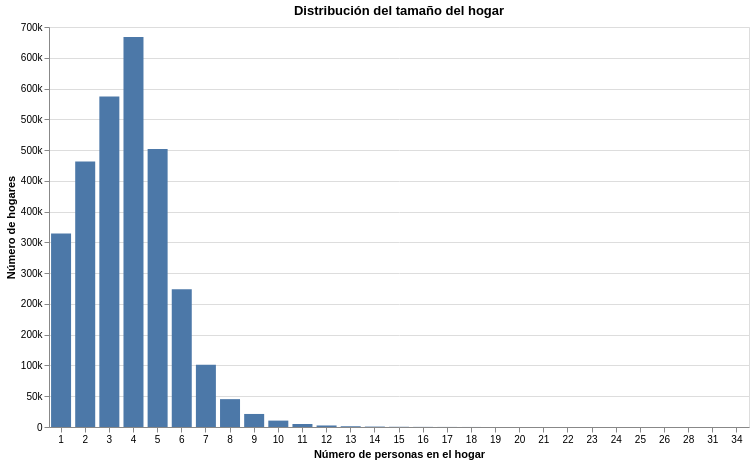

Here is the notebook cell this chart was saved with:
### Code cell
import altair as alt

chart = alt.Chart(resumen).mark_bar(
  size=20 # controla el grosor de las barras
).encode(
  x=alt.X(
    'numpersonas:O',
    title='Número de personas en el hogar',
    axis=alt.Axis(
      labelAngle=0, # etiquetas horizontales
    )
  ),
  y=alt.Y(
    'numhogares:Q',
    title='Número de hogares',
    axis=alt.Axis(format='.0s')
  ),
  tooltip=['numpersonas','numhogares']
).properties(
  title="Distribución del tamaño del hogar",
  width=700, # longitud eje horizontal 
  height=400
)

chart

### Figure 1 — Vega-Lite specification as saved in the notebook (floating-point values rounded to 4 significant figures)
{"config": {"view": {"continuousWidth": 300, "continuousHeight": 300}}, "data": {"name": "data-de3ffd6bb6b08d9d5ea6421dd73d9ada"}, "mark": {"type": "bar", "size": 20}, "encoding": {"tooltip": [{"field": "numpersonas", "type": "quantitative"}, {"field": "numhogares", "type": "quantitative"}], "x": {"axis": {"labelAngle": 0}, "field": "numpersonas", "title": "Número de personas en el hogar", "type": "ordinal"}, "y": {"axis": {"format": ".0s"}, "field": "numhogares", "title": "Número de hogares", "type": "quantitative"}}, "height": 400, "title": "Distribución del tamaño del hogar", "width": 700, "$schema": "https://vega.github.io/schema/vega-lite/v6.1.0.json", "datasets": {"data-de3ffd6bb6b08d9d5ea6421dd73d9ada": [{"numpersonas": 1, "numhogares": 314250}, {"numpersonas": 2, "numhogares": 431560}, {"numpersonas": 3, "numhogares": 536947}, {"numpersonas": 4, "numhogares": 633787}, {"numpersonas": 5, "numhogares": 451793}, {"numpersonas": 6, "numhogares": 224034}, {"numpersonas": 7, "numhogares": 100970}, {"numpersonas": 8, "numhogares": 45275}, {"numpersonas": 9, "numhogares": 21191}, {"numpersonas": 10, "numhogares": 10395}, {"numpersonas": 11, "numhogares": 4871}, {"numpersonas": 12, "numhogares": 2479}, {"numpersonas": 13, "numhogares": 1212}, {"numpersonas": 14, "numhogares": 671}, {"numpersonas": 15, "numhogares": 336}, {"numpersonas": 16, "numhogares": 194}, {"numpersonas": 17, "numhogares": 109}, {"numpersonas": 18, "numhogares": 65}, {"numpersonas": 19, "numhogares": 34}, {"numpersonas": 20, "numhogares": 28}, {"numpersonas": 21, "numhogares": 11}, {"numpersonas": 22, "numhogares": 11}, {"numpersonas": 23, "numhogares": 5}, {"numpersonas": 24, "numhogares": 4}, {"numpersonas": 25, "numhogares": 1}, {"numpersonas": 26, "numhogares": 1}, {"numpersonas": 28, "numhogares": 1}, {"numpersonas": 31, "numhogares": 1}, {"numpersonas": 34, "numhogares": 1}]}}
